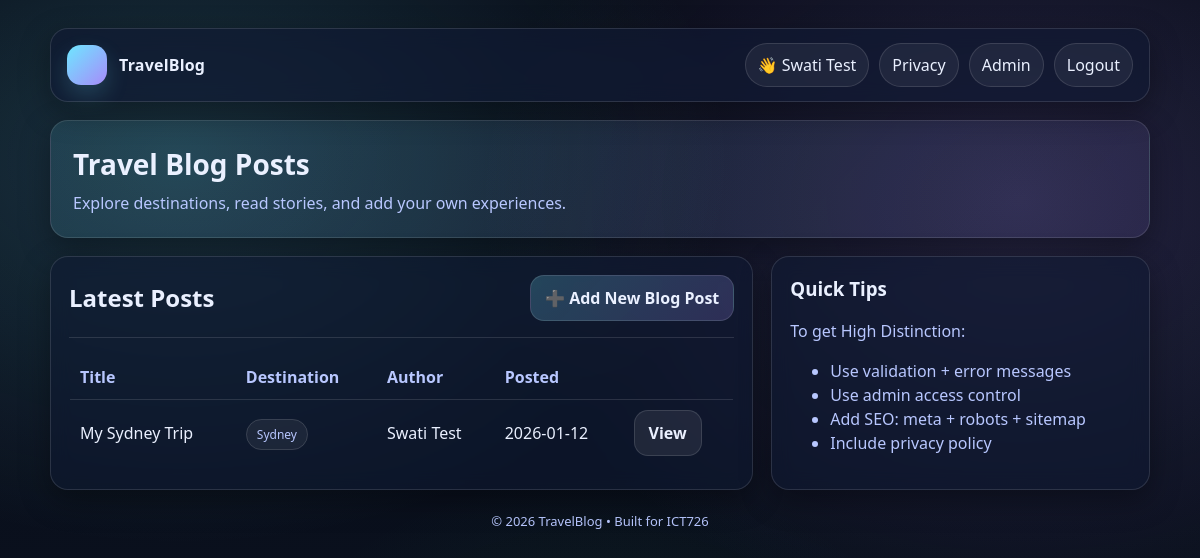
Screenshot of /pages/blog_list.php (signed in) with the database file from the repository.
### tables this page shows
CREATE TABLE `blog_posts` (
  `post_id` int(11) NOT NULL,
  `user_id` int(11) NOT NULL,
  `title` varchar(150) NOT NULL,
  `destination` varchar(120) NOT NULL,
  `content` text NOT NULL,
  `status` enum('published','draft') NOT NULL DEFAULT 'published',
  `created_at` timestamp NOT NULL DEFAULT current_timestamp(),
  `updated_at` timestamp NULL DEFAULT NULL ON UPDATE current_timestamp()
);

CREATE TABLE `users` (
  `user_id` int(11) NOT NULL,
  `full_name` varchar(100) NOT NULL,
  `email` varchar(120) NOT NULL,
  `password_hash` varchar(255) NOT NULL,
  `role` enum('user','admin') NOT NULL DEFAULT 'user',
  `created_at` timestamp NOT NULL DEFAULT current_timestamp()
);

### includes/auth.php (called while the page is built, shortened)
<?php
function is_admin(): bool {
  return isset($_SESSION['role']) && $_SESSION['role'] === 'admin';
}
function e(string $s): string {
  return htmlspecialchars($s, ENT_QUOTES, 'UTF-8');
}

### pages/blog_list.php (the view, shortened to what this page needs)
<?php
require_once __DIR__ . "/../includes/db.php";
require_once __DIR__ . "/../includes/auth.php";
$userName = $_SESSION["full_name"] ?? "User";
$res = $conn->query("
  SELECT p.post_id, p.title, p.destination, p.created_at, u.full_name
  FROM blog_posts p
  JOIN users u ON u.user_id = p.user_id
  ORDER BY p.created_at DESC
");
$posts = $res->fetch_all(MYSQLI_ASSOC);
?>
<!DOCTYPE html>
<html lang="en">
<head>
  <link rel="stylesheet" href="../assets/css/style.css">
</head>
<body>
<div class="container">
  <div class="nav">
    <div class="brand"><div class="logo"></div> TravelBlog</div>
    <div class="nav-links">
      <span class="pill">👋 <?php echo e($userName); ?></span>
      <a class="pill" href="privacy.php">Privacy</a>
      <?php if (is_admin()): ?>
        <a class="pill" href="../admin/dashboard.php">Admin</a>
      <?php endif; ?>
      <a class="pill" href="logout.php">Logout</a>
    </div>
  </div>
  <div class="hero">
    <h1>Travel Blog Posts</h1>
    <p>Explore destinations, read stories, and add your own experiences.</p>
  </div>
  <div class="grid">
    <div class="card">
      <div style="display:flex; justify-content:space-between; gap:10px; flex-wrap:wrap; align-items:center;">
        <h2 style="margin:0;">Latest Posts</h2>
        <a class="btn" href="blog_add.php">➕ Add New Blog Post</a>
      </div>
      <hr>
      <?php if (count($posts) === 0): ?>
        <div class="alert warn">No blog posts yet. Create your first post!</div>
      <?php else: ?>
        <table class="table" aria-label="Blog posts list">
          <thead>
            <tr>
              <th>Title</th>
              <th>Destination</th>
              <th>Author</th>
              <th>Posted</th>
              <th></th>
            </tr>
          </thead>
          <tbody>
          <?php foreach ($posts as $p): ?>
            <tr>
              <td><?php echo e($p["title"]); ?></td>
              <td><span class="badge"><?php echo e($p["destination"]); ?></span></td>
              <td><?php echo e($p["full_name"]); ?></td>
              <td><?php echo e(date("Y-m-d", strtotime($p["created_at"]))); ?></td>
              <td><a class="btn secondary" href="blog_view.php?post_id=<?php echo (int)$p["post_id"]; ?>">View</a></td>
            </tr>
          <?php endforeach; ?>
          </tbody>
        </table>
      <?php endif; ?>
    </div>
    <div class="card">
      <h3>Quick Tips</h3>
      <p class="muted">To get High Distinction:</p>
      <ul class="muted">
        <li>Use validation + error messages</li>
        <li>Use admin access control</li>
        <li>Add SEO: meta + robots + sitemap</li>
        <li>Include privacy policy</li>
      </ul>
    </div>
  </div>
  <div class="footer">© 2026 TravelBlog • Built for ICT726</div>
</div>
</body>
</html>

### assets/css/style.css (style rules this page uses)
:root { --bg:#0b1220; --card:#101a33; --card2:#0f1830; --text:#eaf0ff; --muted:#b8c7ff; --brand:#6ee7ff; --brand2:#a78bfa; --ok:#22c55e; --warn:#f59e0b; --danger:#ef4444; --border:rgba(255,255,255,.12); --shadow: 0 10px 30px rgba(0,0,0,.35); --radius: 18px; }
* { box-sizing:border-box }
html,body { height:100% }
body { margin:0; font-family: system-ui, -apple-system, Segoe UI, Roboto, Arial, sans-serif; color:var(--text); background: radial-gradient(1000px 700px at 15% 20%, rgba(110,231,255,.18), transparent 55%), radial-gradient(900px 700px at 85% 25%, rgba(167,139,250,.18), transparent 60%), radial-gradient(700px 600px at 50% 100%, rgba(34,197,94,.10), transparent 55%), linear-gradient(180deg, #070b16, var(--bg)); line-height:1.5; }
a { color:var(--brand); text-decoration:none }
.container { width:min(1100px, 92vw); margin: 28px auto 60px; }
.nav { display:flex; align-items:center; justify-content:space-between; gap:16px; padding:14px 16px; border:1px solid var(--border); background: rgba(16,26,51,.65); backdrop-filter: blur(10px); border-radius: var(--radius); box-shadow: var(--shadow); }
.brand { display:flex; align-items:center; gap:12px; font-weight:800; letter-spacing:.2px; }
.brand .logo { width:40px; height:40px; border-radius:14px; background: linear-gradient(135deg, var(--brand), var(--brand2)); box-shadow: 0 10px 22px rgba(110,231,255,.18); }
.nav-links { display:flex; gap:10px; flex-wrap:wrap; justify-content:flex-end }
.pill { display:inline-flex; align-items:center; gap:8px; padding:9px 12px; border-radius: 999px; border:1px solid var(--border); background: rgba(255,255,255,.06); color: var(--text); }
.hero { margin-top:18px; padding:22px; border-radius: var(--radius); border:1px solid var(--border); background: linear-gradient(135deg, rgba(110,231,255,.12), rgba(167,139,250,.10)); box-shadow: var(--shadow); }
.hero h1 { margin:0 0 6px; font-size: 28px }
.hero p { margin:0; color:var(--muted) }
.grid { display:grid; grid-template-columns: 1.3fr .7fr; gap:18px; margin-top:18px; }
.card { border:1px solid var(--border); background: rgba(16,26,51,.55); backdrop-filter: blur(10px); border-radius: var(--radius); box-shadow: var(--shadow); padding:18px; }
.card h2, .card h3 { margin:0 0 12px }
.muted { color:var(--muted) }
.btn { display:inline-flex; align-items:center; justify-content:center; gap:10px; padding:10px 14px; border-radius: 14px; border: 1px solid var(--border); background: linear-gradient(135deg, rgba(110,231,255,.22), rgba(167,139,250,.20)); color: var(--text); font-weight:700; cursor:pointer; }
.btn.secondary { background: rgba(255,255,255,.08); }
.table { width:100%; border-collapse: collapse; overflow:hidden; border-radius: 14px; border:1px solid var(--border); }
.table th, .table td { padding:10px 10px; border-bottom: 1px solid var(--border); }
.table th { color:var(--muted); text-align:left; font-weight:700 }
hr { border:none; border-top:1px solid var(--border); margin:16px 0 }
.badge { padding:6px 10px; border-radius: 999px; border:1px solid var(--border); background: rgba(255,255,255,.06); color: var(--muted); font-size: 12px; }
.footer { margin-top:22px; color: var(--muted); text-align:center; font-size: 13px; }

### rows the page displays
blog_posts: title "My Sydney Trip", destination "Sydney", user.full_name "Swati Test", created_at "2026-01-12"

### other values shown
$userName "Swati Test"
